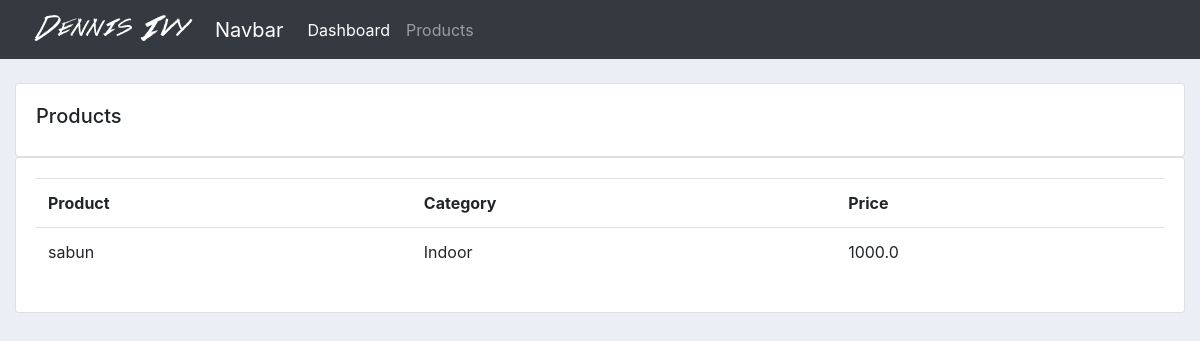
The page /product/ on the database as committed earlier.
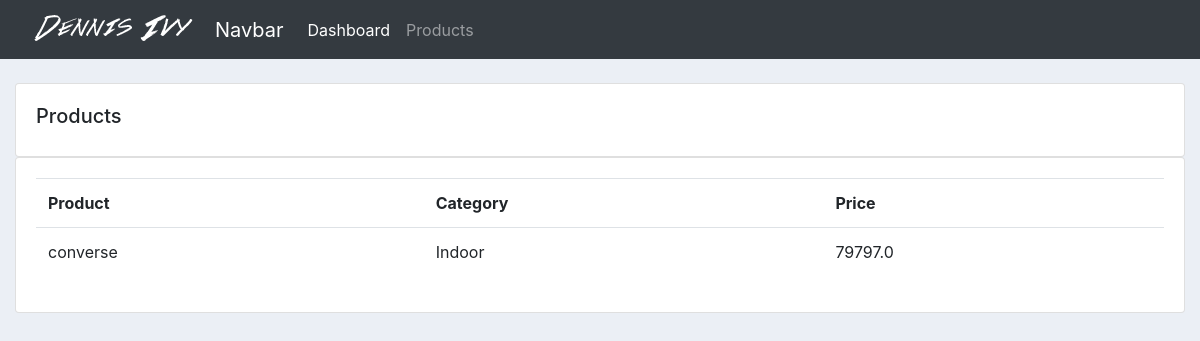
The same page on the database as committed later.
### accounts/models.py (models this page shows, shortened)
class Product(models.Model):
    CATEGORY = (
        ('Indoor', 'Indoor'),
        ('Out Door', 'Out Door'),
    )
    name = models.CharField(max_length=200, null=True)
    price = models.FloatField(null=True)
    category = models.CharField(max_length=200, null=True, choices=CATEGORY)
    description = models.CharField(max_length=200, null=True)
    date_created = models.DateTimeField(auto_now_add=True, null=True)
    tags = models.ManyToManyField(Tag)

### accounts/views.py (the view)
# urls.py: path('product/', views.products, name="products"),
def products(request):
    products = Product.objects.all()
    return render(request, 'accounts/products.html', {'products': products})

### accounts/templates/accounts/products.html
{%  extends 'accounts/main.html' %}
{% block content %}
		<br>
		<div class="row">
			<div class="col-md">
				<div class="card card-body">
					<h5>Products</h5>
				</div>
				<div class="card card-body">
					<table class="table">
						<tr>
							<th>Product</th>
							<th>Category</th>
							<th>Price</th>
						</tr>
                        {% for product in products %}
                            <tr>
                                <td>{{ product.name }}</td>
                                <td>{{ product.category }}</td>
                                <td>{{ product.price }}</td>
                            </tr>
                        {% endfor %}
					</table>
				</div>
			</div>
		</div>
{% endblock content %}

Rows that differ between the two databases and show on the page:
removed Product: name "sabun", category "Indoor", price "1000.0"
added Product: name "converse", category "Indoor", price "79797.0"
